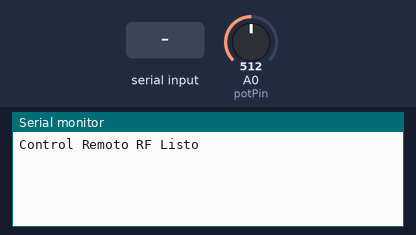
The sketch below on a simulated Arduino Uno, built with avr-gcc and run on an emulated ATmega328P. Parts: the last lines printed to the serial monitor. The inputs (shaded band) are chosen by the test bench; at power-on: A0 (potPin) = 512.

Above: at 1.2 s.
1.3 s: "1" received over the second serial link
At 1.9 s:
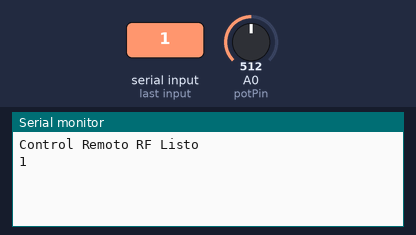
2.8 s: "0" received over the second serial link
At 4.3 s:
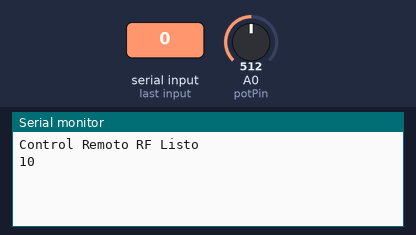

Measured:
- after the input at 1.3 s, the serial monitor: prints a new line at once (image 1)
- after the input at 2.8 s, the serial monitor: prints a new line at once (image 2)

The sketch:

arduino2control.ino
```cpp
#include <SoftwareSerial.h>

SoftwareSerial hc12(10, 11);

const int potPin = A0;
int lastPower = -1;
unsigned long lastSend = 0;

void setup() {
  Serial.begin(115200);
  hc12.begin(115200);
  Serial.println("Control Remoto RF Listo");
}

void loop() {
  while (hc12.available()) {
    Serial.write(hc12.read());
  }

  if (millis() - lastSend > 100) {
    int potValue = analogRead(potPin);
    int power = map(potValue, 0, 1023, 0, 100);

    if (abs(power - lastPower) >= 1) {
      hc12.print("S");
      hc12.println(power > 2 ? 1 : 0);
      hc12.print("P");
      hc12.println(power);
      lastPower = power;
    }
    lastSend = millis();
  }
}
```
